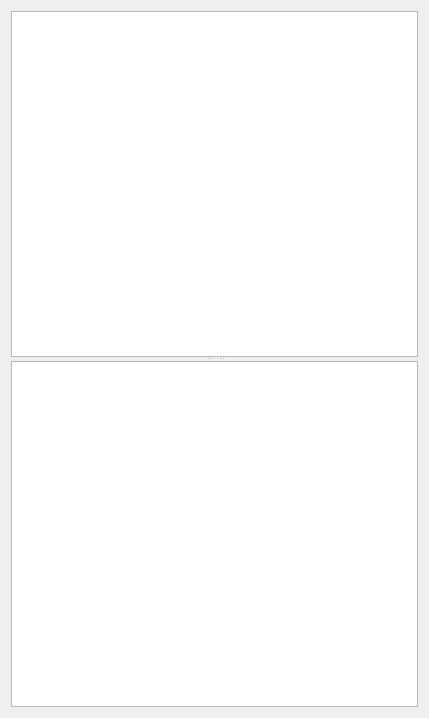
<?xml version="1.0" encoding="UTF-8"?>
<ui version="4.0">
 <class>TeamRadarViewClass</class>
 <widget class="QWidget" name="TeamRadarViewClass">
  <property name="geometry">
   <rect>
    <x>0</x>
    <y>0</y>
    <width>429</width>
    <height>718</height>
   </rect>
  </property>
  <property name="windowTitle">
   <string>TeamRadarView</string>
  </property>
  <layout class="QVBoxLayout" name="verticalLayout">
   <item>
    <widget class="QSplitter" name="splitter">
     <property name="orientation">
      <enum>Qt::Vertical</enum>
     </property>
     <widget class="QGraphicsView" name="graphicsView"/>
     <widget class="QPlainTextEdit" name="teEvents"/>
    </widget>
   </item>
  </layout>
 </widget>
 <resources/>
 <connections/>
</ui>
